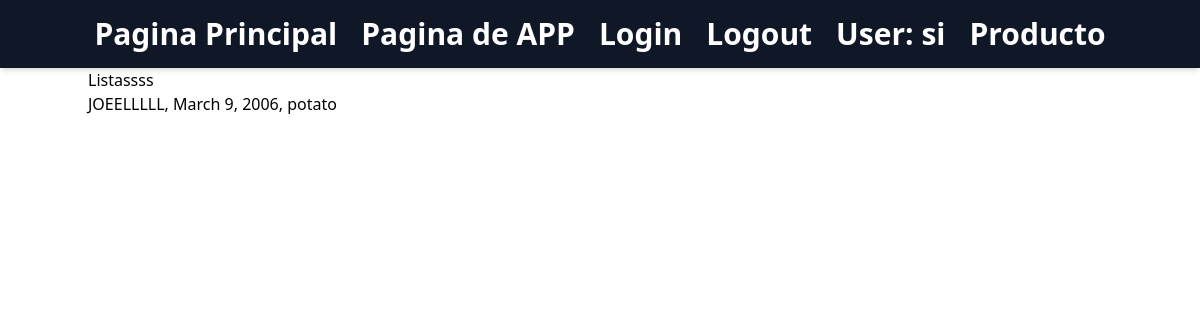
The page /task2/potato/ (signed in) on the database its author committed.
### task2/models.py (models this page shows, shortened)
class Person(models.Model):
    name = models.CharField(max_length= 50 )
    birth = models.DateField()
    slug = models.SlugField(unique=True)
    propic = models.ImageField(default='def_user.png')

### task2/views.py (the view)
# urls.py: path('<slug:slug>/', views.person_detail, name='person'),
def person_detail(request, slug):
    person = Person.objects.get(slug=slug)
    return render(request, 'task5.html', {'person':person})

### task2/templates/task5.html
<!DOCTYPE html>
{% extends 'base.html' %} {% block content %}
<h1>Listassss</h1>
<ul>
  <li>{{ person.name }}, {{ person.birth }}, {{person.slug}}</li>
</ul>
{% endblock %}

### theme/templates/base.html (shortened to what this page needs)
<!DOCTYPE html>
{% load static tailwind_tags %}
<html lang="en">
  <head>
    {% tailwind_css %}
  </head>
  <body class=".container black:black-500">
    <header class="bg-gray-900 shadow-md">
      <nav class="flex justify-center space-x-6 py-4">
        <a
          href="{% url 'pagprinci' %}"
          class="text-3xl text-white font-bold hover:text-pink-500"
        >
          Pagina Principal
        </a>
        <a
          href="{% url 'people:home' %}"
          class="text-3xl text-white font-bold hover:text-purple-500"
        >
          Pagina de APP
        </a>
        <a
          href="{% url 'users:login' %}"
          class="text-3xl text-white font-bold hover:text-green-500"
        >
          Login
        </a>
        {% if user.is_authenticated %}
        <form action="{% url 'users:logout' %}" method="post">
          <button class="text-3xl text-white font-bold hover:text-yellow-500">
            Logout
          </button>
        </form>
        <p class="text-3xl text-white font-bold hover:text-orange-500">
          User: {{user.username}}
        </p>
        <a
          href="{% url 'users:producto' %}"
          class="text-3xl text-white font-bold hover:text-red-500"
          >Producto</a
        >
        {% endif %}
      </nav>
    </header>
    <div class="container mx-auto">
      {% block content %}{% endblock %}
  </body>
</html>

### rows shown on the page
Person: name "JOEELLLLL", birth "March 9, 2006", slug "potato"

### other values the page prints
{{ user.username }} "si"
